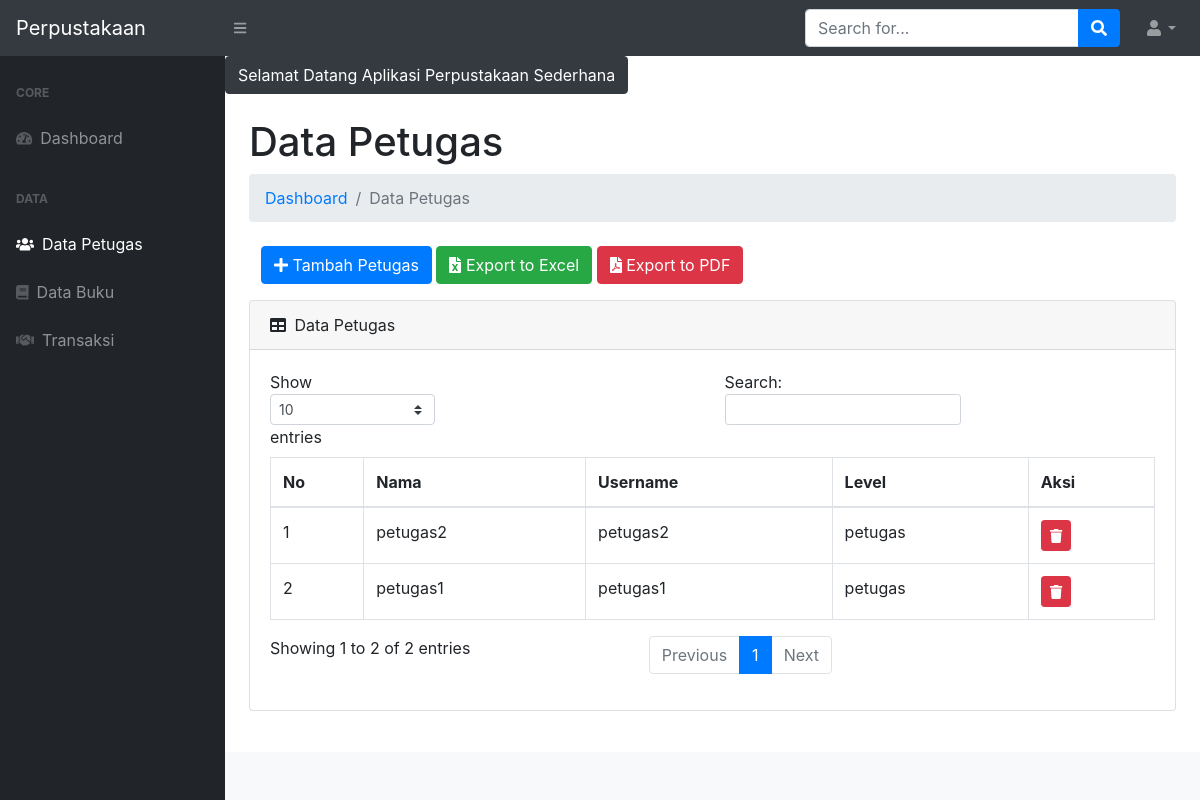
Screenshot of /?p=anggota (signed in) with the database file from the repository.
### tables this page shows
CREATE TABLE `tb_user` (
  `id_user` int(11) NOT NULL,
  `username` varchar(50) NOT NULL,
  `password` varchar(255) NOT NULL,
  `nama` varchar(50) NOT NULL,
  `level` varchar(20) NOT NULL
);

### page/anggota/anggota.php (the view)
<?php
$ambilPetugas = $conn->query("SELECT * FROM tb_user WHERE level = 'petugas' ORDER BY `id_user` DESC") or die(mysqli_error($conn));
?>
<h1 class="mt-4">Data Petugas</h1>
<ol class="breadcrumb mb-4">
    <li class="breadcrumb-item"><a href="index.php">Dashboard</a></li>
    <li class="breadcrumb-item active">Data Petugas</li>
</ol>
<div class="col-md-12">
    <a href="?p=anggota&aksi=tambah" class="btn btn-primary mb-3"><i class="fa fa-plus"></i> Tambah Petugas</a>
    <a href="./laporan/laporan_petugas_excel.php" target="_blank" class="btn btn-success mb-3"><i class="fa fa-file-excel"></i> Export to Excel</a>
    <a href="./laporan/laporan_petugas_pdf.php" target="_blank" class="btn btn-danger mb-3"><i class="fa fa-file-pdf"></i> Export to PDF</a>
</div>
<div class="card mb-4">
    <div class="card-header">
        <i class="fas fa-table mr-1"></i>
        Data Petugas
    </div>
    <div class="card-body">
        <div class="table-responsive">
            <table class="table table-bordered" id="dataTable" width="100%" cellspacing="0">
                <thead>
                    <tr>
                        <th>No</th>
                        <th>Nama</th>
                        <th>Username</th>
                        <th>Level</th>
                        <th>Aksi</th>
                    </tr>
                </thead>
                <tbody>
                    <?php
                    $no = 1;
                    while ($pecahPetugas = $ambilPetugas->fetch_assoc()) {
                    ?>
                    <tr>
                        <td><?= $no++; ?></td>
                        <td><?= $pecahPetugas['nama']; ?></td>
                        <td><?= $pecahPetugas['username']; ?></td>
                        <td><?= $pecahPetugas['level']; ?></td>
                        <td>
                            <a href="?p=anggota&aksi=hapus&id=<?= $pecahPetugas['id_user']; ?>" class="btn btn-danger btn-sm" onclick="return confirm('Yakin ingin menghapus?')"><i class="fa fa-trash"></i></a>
                        </td>
                    </tr>
                    <?php } ?>
                </tbody>
            </table>
        </div>
    </div>
</div>

### rows the page displays
tb_user: nama "petugas2", username "petugas2", level "petugas"
tb_user: nama "petugas1", username "petugas1", level "petugas"
